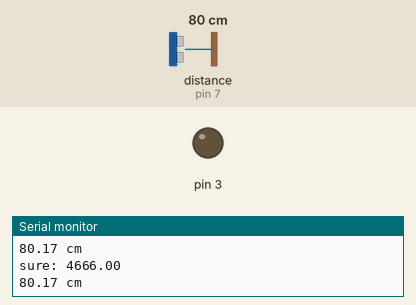
Simulated run of this sketch. Board: Arduino Uno, built with avr-gcc and run on an emulated ATmega328P. Shown: output pins drawn as LEDs (lit = HIGH), the last lines printed to the serial monitor. Wiring (inferred from the names in the program): ultrasonic range finder: trigger pin 8; echo pin 7. Inputs (shaded band) come from the test bench; at power-on: distance to the obstacle (sensor on pin 7) 80 cm. The echo pulse lasts 58.3 µs per cm; pins used as bus, display or sensor lines are not drawn.

Above: at 1.3 s.
1.4 s: distance to the obstacle (sensor on pin 7) set to 6 cm
3.2 s: distance to the obstacle (sensor on pin 7) set to 3 cm
At 4.3 s:
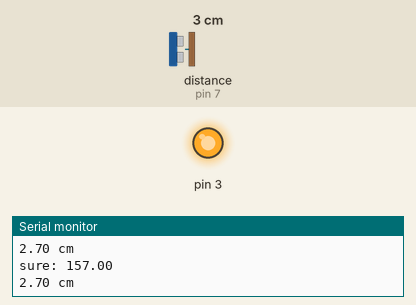
5.0 s: distance to the obstacle (sensor on pin 7) set to 9 cm
At 5.7 s:
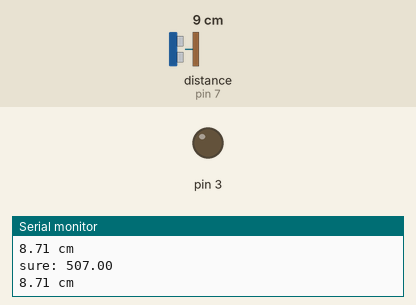
6.5 s: distance to the obstacle (sensor on pin 7) set to 2 cm
At 7.0 s:
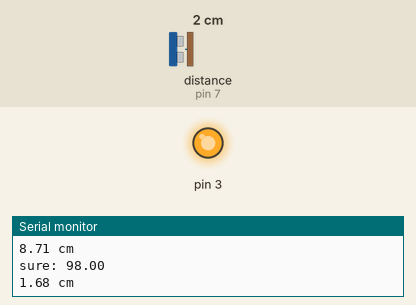
Timing chart, 0 to 9.0 s (numbered marks = the images above; inputs shaded):
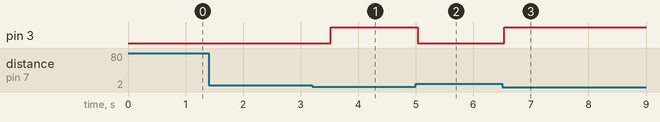

Measured:
- the behaviour switches between 5 and 4 cm on distance to the obstacle (sensor on pin 7) (found by bisection; images 0 and 1)
- after the input at 3.2 s, pin 3: LOW → HIGH after 0.33 s
- after the input at 5.0 s, pin 3: HIGH → LOW at once
- after the input at 6.5 s, pin 3: LOW → HIGH at once

The sketch:

hc_sr04.ino
```cpp
int trigPin = 8;
int echoPin = 7;
void setup() {
  Serial.begin (9600);
  pinMode(trigPin, OUTPUT);
  pinMode(echoPin, INPUT);
  pinMode(3, OUTPUT);
}
void loop() {
  double sure, uzaklik;
  digitalWrite(trigPin, LOW);
  delayMicroseconds(2);
  digitalWrite(trigPin, HIGH);
  delayMicroseconds(10);
  digitalWrite(trigPin, LOW);
  sure = pulseIn(echoPin, HIGH);
  Serial.print("sure: ");
  Serial.println(sure);
  uzaklik = (sure / 58.2);
  if (uzaklik < 4) {
    digitalWrite(3, HIGH);
  }
  else {
    digitalWrite(3, LOW);
  }
  if (uzaklik >= 20000 || uzaklik <= 0) {
    Serial.println("Olamaz, Olaamaaaz");
  }
  else {
    Serial.print(uzaklik);
    Serial.println(" cm");
  }
  delay(500);
}
```
